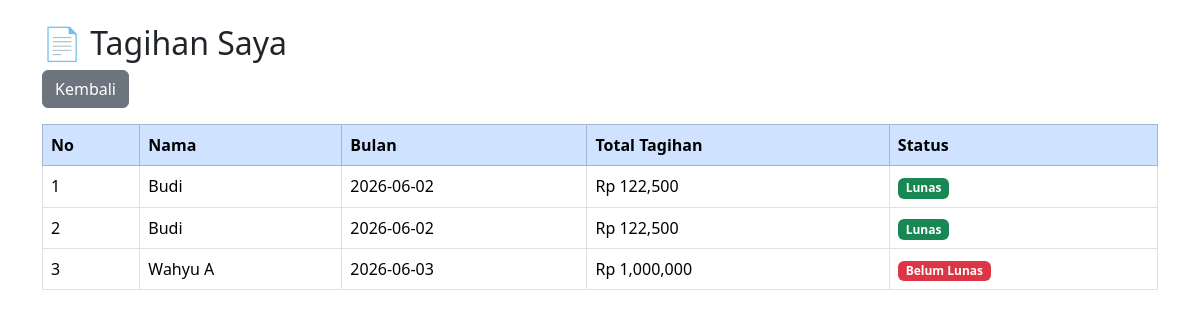
/tagihan_saya.php (signed in), run on the app's committed database.
### tables this page shows
CREATE TABLE `tagihan` (
  `id` int(11) NOT NULL,
  `pelanggan_id` int(11) DEFAULT NULL,
  `meter_id` int(11) DEFAULT NULL,
  `bulan` date DEFAULT NULL,
  `total_tagihan` decimal(12,2) DEFAULT NULL,
  `status` enum('belum_lunas','lunas') DEFAULT 'belum_lunas'
);

CREATE TABLE `pelanggan` (
  `id` int(11) NOT NULL,
  `user_id` int(11) DEFAULT NULL,
  `tarif_id` int(11) DEFAULT NULL,
  `no_pelanggan` varchar(20) DEFAULT NULL,
  `nama` varchar(100) DEFAULT NULL,
  `alamat` text DEFAULT NULL,
  `no_hp` varchar(15) DEFAULT NULL,
  `status` enum('aktif','nonaktif') DEFAULT 'aktif'
);

### tagihan_saya.php (the view, shortened to what this page needs)
<?php
include "koneksi.php";
$user_id = $_SESSION['id'];
$q = mysqli_query($conn,"
SELECT tagihan.*, pelanggan.nama
FROM tagihan
JOIN pelanggan
ON tagihan.pelanggan_id = pelanggan.id
WHERE pelanggan.user_id = '$user_id'
");
?>
<!DOCTYPE html>
<html>
<head>
<link href="https://cdn.jsdelivr.net/npm/bootstrap@5.3.3/dist/css/bootstrap.min.css" rel="stylesheet">
</head>
<body>
<div class="container mt-4">
<h2>📄 Tagihan Saya</h2>
<a href="dashboard_pelanggan.php"
class="btn btn-secondary mb-3">
Kembali
</a>
<table class="table table-bordered">
<thead class="table-primary">
<tr>
<th>No</th>
<th>Nama</th>
<th>Bulan</th>
<th>Total Tagihan</th>
<th>Status</th>
</tr>
</thead>
<tbody>
<?php
$no=1;
while($d=mysqli_fetch_assoc($q))
{
?>
<tr>
<td><?= $no++; ?></td>
<td><?= $d['nama']; ?></td>
<td><?= $d['bulan']; ?></td>
<td>
Rp <?= number_format($d['total_tagihan']); ?>
</td>
<td>
<?php
if($d['status']=="lunas")
{
echo "<span class='badge bg-success'>Lunas</span>";
}
else
{
echo "<span class='badge bg-danger'>Belum Lunas</span>";
}
?>
</td>
</tr>
<?php } ?>
</tbody>
</table>
</div>
</body>
</html>

### data on the page
tagihan: pelanggan.nama "Budi", bulan "2026-06-02", total_tagihan "122,500", status "Lunas"
tagihan: pelanggan.nama "Budi", bulan "2026-06-02", total_tagihan "122,500", status "Lunas"
tagihan: pelanggan.nama "Wahyu A", bulan "2026-06-03", total_tagihan "1,000,000", status "Belum Lunas"
